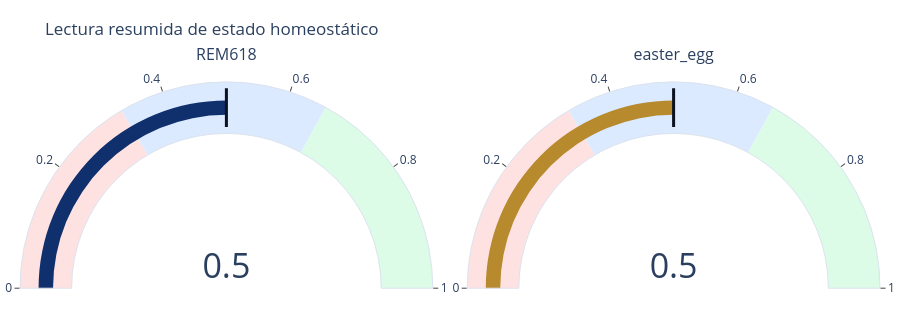

Notebook code for this chart:
### Markdown cell above
## 2. Estado basal y regla de interpretación

El notebook separa tres capas:

<div class="sfi-grid">
  <div class="sfi-card">
    <div class="sfi-label">Capa 1</div>
    <div class="sfi-metric">Señal</div>
    <div class="sfi-copy">Objeto observado: REM618 y easter_egg como señales no institucionales y reproducibles.</div>
  </div>
  <div class="sfi-card">
    <div class="sfi-label">Capa 2</div>
    <div class="sfi-metric">Vector</div>
    <div class="sfi-copy">Medición interna: Fs, Di, Cs, Dcog, Er y Vi.</div>
  </div>
  <div class="sfi-card">
    <div class="sfi-label">Capa 3</div>
    <div class="sfi-metric">Φ</div>
    <div class="sfi-copy">Lectura resumida de compensación homeostática, no sustituto del vector completo.</div>
  </div>
</div>

**Regla piloto**

\[
\Phi = 0.5000 \quad \text{si la señal es trazable, } C_s \geq 0.99,\; F_s < 0.30,\; D_{cog} < 0.01
\]

La regla es deliberadamente conservadora: evita sobreajustar dos observaciones iniciales.

### Code cell
# 2. Regla piloto de Φ y tarjetas ejecutivas

def estimate_phi(row, traceable=True):
    if traceable and row["Cs"] >= 0.99 and row["Fs"] < 0.30 and row["Dcog"] < 0.01:
        return 0.5000, "basal_compensado"
    if not traceable:
        return np.nan, "no_interpretable"
    if row["Cs"] < 0.90 or row["Fs"] >= 0.60:
        return 0.2500, "degradado"
    return 0.4000, "transicion"

phi_results = df.apply(lambda r: estimate_phi(r), axis=1)
df["Phi"] = [x[0] for x in phi_results]
df["homeostatic_state"] = [x[1] for x in phi_results]

cards = []
for _, row in df.iterrows():
    cards.append("""
    <div class="sfi-card-dark">
      <div class="sfi-label">Señal observada</div>
      <div style="font-size:24px;font-weight:800;margin-top:2px;">{signal}</div>
      <div class="sfi-metric">Φ = {phi:.4f}</div>
      <div class="sfi-copy">Estado: <b>{state}</b></div>
      <div class="sfi-small" style="color:rgba(255,255,255,.7);margin-top:8px;">
        Cs={cs:.4f} · Fs={fs:.4f} · Dcog={dcog:.4f}
      </div>
    </div>
    """.format(signal=row["signal"], phi=row["Phi"], state=row["homeostatic_state"], cs=row["Cs"], fs=row["Fs"], dcog=row["Dcog"]))
display(HTML('<div class="sfi-grid">' + "".join(cards) + "</div>"))

fig = go.Figure()
domains = [(0.00, 0.48), (0.52, 1.00)]
for i, (_, row) in enumerate(df.iterrows()):
    fig.add_trace(go.Indicator(
        mode="gauge+number",
        value=row["Phi"],
        title={"text": row["signal"], "font":{"size":16}},
        domain={"x": list(domains[i]), "y": [0, 1]},
        number={"font":{"size":34}},
        gauge={
            "axis": {"range": [0, 1], "tickwidth":1},
            "bar": {"color": SIGNAL_COLORS[row["signal"]], "thickness":0.28},
            "bgcolor": "white",
            "borderwidth": 1,
            "bordercolor": "#dbe3ef",
            "steps": [
                {"range":[0,0.33], "color":"#fee2e2"},
                {"range":[0.33,0.66], "color":"#dbeafe"},
                {"range":[0.66,1.0], "color":"#dcfce7"},
            ],
            "threshold": {"line":{"color":"#0b1220","width":3}, "thickness":0.75, "value":0.5}
        }
    ))
fig.update_layout(
    title="Lectura resumida de estado homeostático",
    height=320,
    margin=dict(l=20,r=20,t=70,b=20),
    paper_bgcolor="white"
)
fig.show()

### Figure 1 — Plotly figure (JSON) as saved in the notebook; plotly's stock layout.template omitted (floating-point values rounded to 4 significant figures)
{"data": [{"domain": {"x": [0, 0.48], "y": [0, 1]}, "gauge": {"axis": {"range": [0, 1], "tickwidth": 1}, "bar": {"color": "#102f6d", "thickness": 0.28}, "bgcolor": "white", "bordercolor": "#dbe3ef", "borderwidth": 1, "steps": [{"color": "#fee2e2", "range": [0, 0.33]}, {"color": "#dbeafe", "range": [0.33, 0.66]}, {"color": "#dcfce7", "range": [0.66, 1]}], "threshold": {"line": {"color": "#0b1220", "width": 3}, "thickness": 0.75, "value": 0.5}}, "mode": "gauge+number", "number": {"font": {"size": 34}}, "title": {"font": {"size": 16}, "text": "REM618"}, "type": "indicator", "value": 0.5}, {"domain": {"x": [0.52, 1], "y": [0, 1]}, "gauge": {"axis": {"range": [0, 1], "tickwidth": 1}, "bar": {"color": "#b88a2e", "thickness": 0.28}, "bgcolor": "white", "bordercolor": "#dbe3ef", "borderwidth": 1, "steps": [{"color": "#fee2e2", "range": [0, 0.33]}, {"color": "#dbeafe", "range": [0.33, 0.66]}, {"color": "#dcfce7", "range": [0.66, 1]}], "threshold": {"line": {"color": "#0b1220", "width": 3}, "thickness": 0.75, "value": 0.5}}, "mode": "gauge+number", "number": {"font": {"size": 34}}, "title": {"font": {"size": 16}, "text": "easter_egg"}, "type": "indicator", "value": 0.5}], "layout": {"height": 320, "margin": {"b": 20, "l": 20, "r": 20, "t": 70}, "paper_bgcolor": "white", "title": {"text": "Lectura resumida de estado homeostático"}}}
